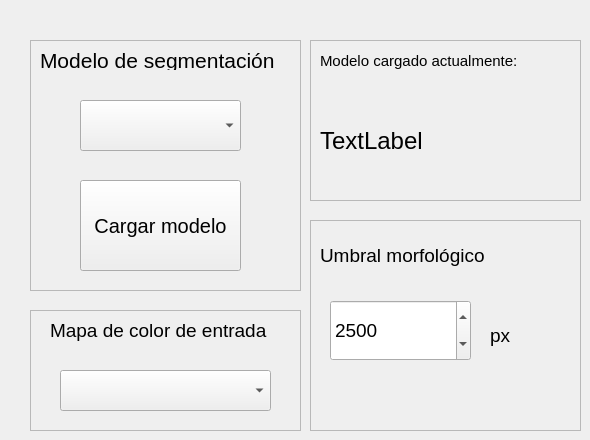
    <widget class="QWidget" name="tab_3">
     <attribute name="title">
      <string>Configuración</string>
     </attribute>
     <widget class="QFrame" name="modelFrame">
      <property name="geometry">
       <rect>
        <x>30</x>
        <y>40</y>
        <width>271</width>
        <height>251</height>
       </rect>
      </property>
      <property name="frameShape">
       <enum>QFrame::StyledPanel</enum>
      </property>
      <property name="frameShadow">
       <enum>QFrame::Raised</enum>
      </property>
      <widget class="QLabel" name="label_12">
       <property name="geometry">
        <rect>
         <x>10</x>
         <y>10</y>
         <width>251</width>
         <height>20</height>
        </rect>
       </property>
       <property name="font">
        <font>
         <pointsize>16</pointsize>
        </font>
       </property>
       <property name="text">
        <string>Modelo de segmentación</string>
       </property>
      </widget>
      <widget class="QPushButton" name="loadModelButton">
       <property name="geometry">
        <rect>
         <x>50</x>
         <y>140</y>
         <width>161</width>
         <height>91</height>
        </rect>
       </property>
       <property name="font">
        <font>
         <pointsize>15</pointsize>
        </font>
       </property>
       <property name="text">
        <string>Cargar modelo</string>
       </property>
       <property name="shortcut">
        <string>Ctrl+L</string>
       </property>
      </widget>
      <widget class="QComboBox" name="modelComboBox">
       <property name="geometry">
        <rect>
         <x>50</x>
         <y>60</y>
         <width>161</width>
         <height>51</height>
        </rect>
       </property>
      </widget>
     </widget>
     <widget class="QFrame" name="frame_3">
      <property name="geometry">
       <rect>
        <x>310</x>
        <y>40</y>
        <width>271</width>
        <height>161</height>
       </rect>
      </property>
      <property name="frameShape">
       <enum>QFrame::StyledPanel</enum>
      </property>
      <property name="frameShadow">
       <enum>QFrame::Raised</enum>
      </property>
      <widget class="QLabel" name="label">
       <property name="geometry">
        <rect>
         <x>10</x>
         <y>0</y>
         <width>221</width>
         <height>41</height>
        </rect>
       </property>
       <property name="font">
        <font>
         <pointsize>11</pointsize>
        </font>
       </property>
       <property name="text">
        <string>Modelo cargado actualmente:</string>
       </property>
      </widget>
      <widget class="QLabel" name="loadedModelLabel">
       <property name="geometry">
        <rect>
         <x>10</x>
         <y>80</y>
         <width>231</width>
         <height>41</height>
        </rect>
       </property>
       <property name="font">
        <font>
         <pointsize>18</pointsize>
        </font>
       </property>
       <property name="text">
        <string>TextLabel</string>
       </property>
      </widget>
     </widget>
     <widget class="QFrame" name="frame_5">
      <property name="geometry">
       <rect>
        <x>30</x>
        <y>310</y>
        <width>271</width>
        <height>121</height>
       </rect>
      </property>
      <property name="frameShape">
       <enum>QFrame::StyledPanel</enum>
      </property>
      <property name="frameShadow">
       <enum>QFrame::Raised</enum>
      </property>
      <widget class="QLabel" name="label_14">
       <property name="geometry">
        <rect>
         <x>20</x>
         <y>10</y>
         <width>241</width>
         <height>21</height>
        </rect>
       </property>
       <property name="font">
        <font>
         <pointsize>14</pointsize>
        </font>
       </property>
       <property name="text">
        <string>Mapa de color de entrada</string>
       </property>
      </widget>
      <widget class="QComboBox" name="inputColormapComboBox">
       <property name="geometry">
        <rect>
         <x>30</x>
         <y>60</y>
         <width>211</width>
         <height>41</height>
        </rect>
       </property>
      </widget>
     </widget>
     <widget class="QFrame" name="frame_7">
      <property name="geometry">
       <rect>
        <x>310</x>
        <y>220</y>
        <width>271</width>
        <height>211</height>
       </rect>
      </property>
      <property name="frameShape">
       <enum>QFrame::StyledPanel</enum>
      </property>
      <property name="frameShadow">
       <enum>QFrame::Raised</enum>
      </property>
      <widget class="QSpinBox" name="morphoSpinBox">
       <property name="geometry">
        <rect>
         <x>20</x>
         <y>80</y>
         <width>141</width>
         <height>61</height>
        </rect>
       </property>
       <property name="font">
        <font>
         <pointsize>14</pointsize>
        </font>
       </property>
       <property name="minimum">
        <number>200</number>
       </property>
       <property name="maximum">
        <number>7500</number>
       </property>
       <property name="value">
        <number>2500</number>
       </property>
      </widget>
      <widget class="QLabel" name="label_18">
       <property name="geometry">
        <rect>
         <x>10</x>
         <y>20</y>
         <width>241</width>
         <height>31</height>
        </rect>
       </property>
       <property name="font">
        <font>
         <pointsize>14</pointsize>
        </font>
       </property>
       <property name="text">
        <string>Umbral morfológico</string>
       </property>
      </widget>
      <widget class="QLabel" name="label_19">
       <property name="geometry">
        <rect>
         <x>180</x>
         <y>100</y>
         <width>41</width>
         <height>31</height>
        </rect>
       </property>
       <property name="font">
        <font>
         <pointsize>14</pointsize>
        </font>
       </property>
       <property name="text">
        <string>px</string>
       </property>
      </widget>
     </widget>
    </widget>
